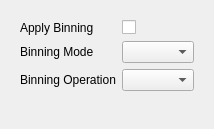
<?xml version="1.0" encoding="UTF-8"?>
<ui version="4.0">
 <class>BinningSettingsWidget</class>
 <widget class="QWidget" name="BinningSettingsWidget">
  <property name="windowTitle">
   <string>Form</string>
  </property>
  <layout class="QVBoxLayout" name="verticalLayout_2">
   <item>
    <widget class="QScrollArea" name="scrollArea">
     <property name="frameShape">
      <enum>QFrame::NoFrame</enum>
     </property>
     <property name="widgetResizable">
      <bool>true</bool>
     </property>
     <widget class="QWidget" name="scrollAreaWidgetContents">
      <property name="geometry">
       <rect>
        <x>0</x>
        <y>0</y>
        <width>190</width>
        <height>138</height>
       </rect>
      </property>
      <layout class="QVBoxLayout" name="verticalLayout_3">
       <property name="leftMargin">
        <number>0</number>
       </property>
       <property name="topMargin">
        <number>0</number>
       </property>
       <property name="rightMargin">
        <number>0</number>
       </property>
       <property name="bottomMargin">
        <number>0</number>
       </property>
       <item>
        <widget class="QWidget" name="widgetBinningOptions" native="true">
         <layout class="QFormLayout" name="formLayout">
          <item row="0" column="0">
           <widget class="QLabel" name="applyBinningLabel">
            <property name="text">
             <string>Apply Binning</string>
            </property>
           </widget>
          </item>
          <item row="0" column="1">
           <widget class="QCheckBox" name="applyBinningCheckBox"/>
          </item>
          <item row="1" column="0">
           <widget class="QLabel" name="binningModeLabel">
            <property name="text">
             <string>Binning Mode</string>
            </property>
           </widget>
          </item>
          <item row="1" column="1">
           <widget class="QComboBox" name="binningModeComboBox"/>
          </item>
          <item row="2" column="0">
           <widget class="QLabel" name="binningOperationLabel">
            <property name="text">
             <string>Binning Operation</string>
            </property>
           </widget>
          </item>
          <item row="2" column="1">
           <widget class="QComboBox" name="binningOperationComboBox"/>
          </item>
         </layout>
        </widget>
       </item>
       <item>
        <widget class="TimeIntervalsSettingsWidget" name="widgetTimeIntervalSettings" native="true">
         <property name="sizePolicy">
          <sizepolicy hsizetype="Preferred" vsizetype="Expanding">
           <horstretch>0</horstretch>
           <verstretch>0</verstretch>
          </sizepolicy>
         </property>
        </widget>
       </item>
       <item>
        <widget class="TimeCyclesSettingsWidget" name="widgetTimeCyclesSettings" native="true">
         <property name="sizePolicy">
          <sizepolicy hsizetype="Preferred" vsizetype="Expanding">
           <horstretch>0</horstretch>
           <verstretch>0</verstretch>
          </sizepolicy>
         </property>
        </widget>
       </item>
       <item>
        <widget class="TimePhasesSettingsWidget" name="widgetTimePhasesSettings" native="true">
         <property name="sizePolicy">
          <sizepolicy hsizetype="Preferred" vsizetype="Expanding">
           <horstretch>0</horstretch>
           <verstretch>0</verstretch>
          </sizepolicy>
         </property>
        </widget>
       </item>
      </layout>
     </widget>
    </widget>
   </item>
  </layout>
 </widget>
 <customwidgets>
  <customwidget>
   <class>TimeIntervalsSettingsWidget</class>
   <extends>QWidget</extends>
   <header>tse_analytics.views.settings.time_intervals_settings_widget</header>
   <container>1</container>
  </customwidget>
  <customwidget>
   <class>TimeCyclesSettingsWidget</class>
   <extends>QWidget</extends>
   <header>tse_analytics.views.settings.time_cycles_settings_widget</header>
   <container>1</container>
  </customwidget>
  <customwidget>
   <class>TimePhasesSettingsWidget</class>
   <extends>QWidget</extends>
   <header>tse_analytics.views.settings.time_phases_settings_widget</header>
   <container>1</container>
  </customwidget>
 </customwidgets>
 <resources/>
 <connections/>
</ui>
